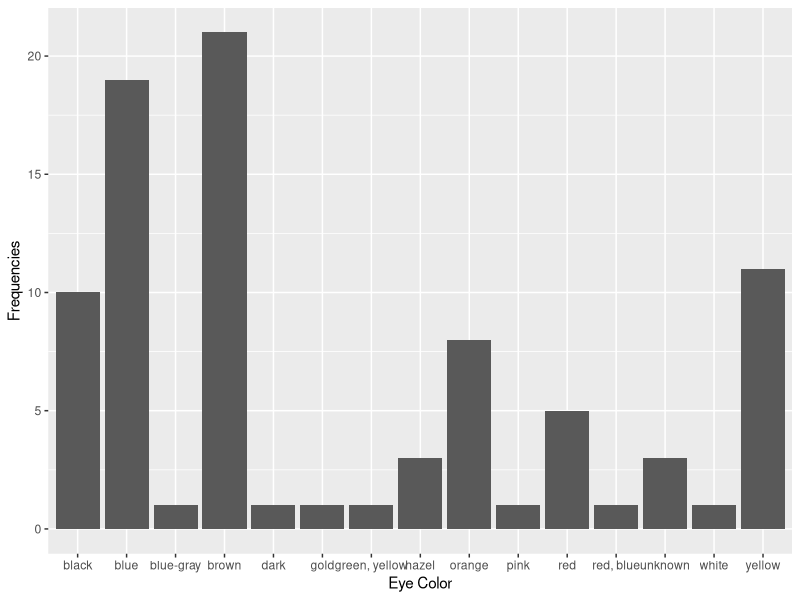
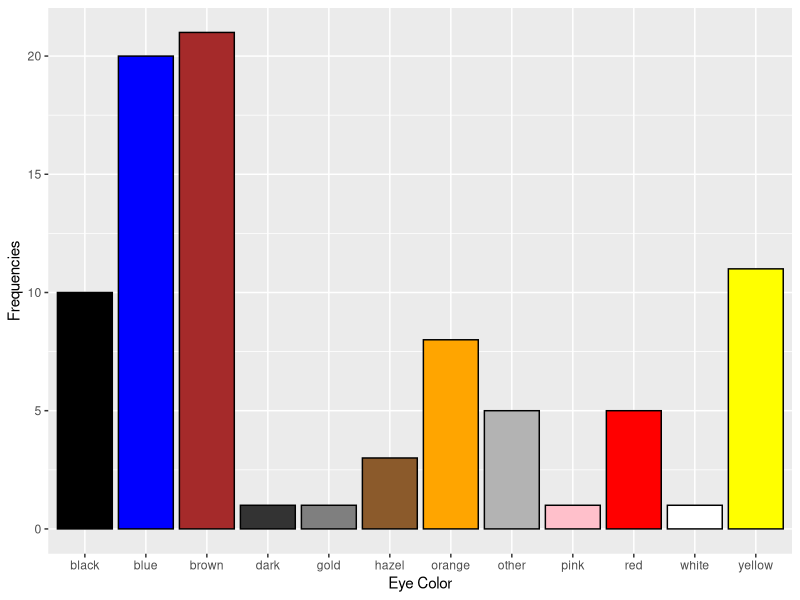
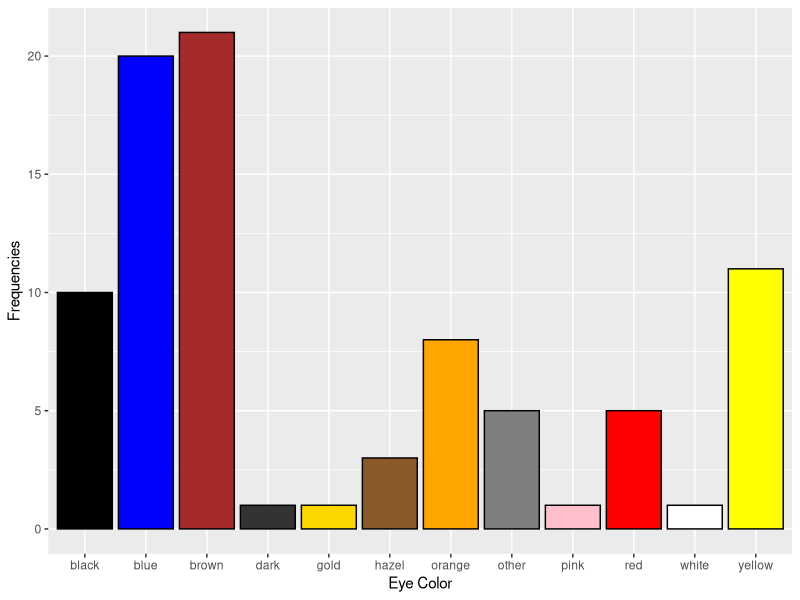
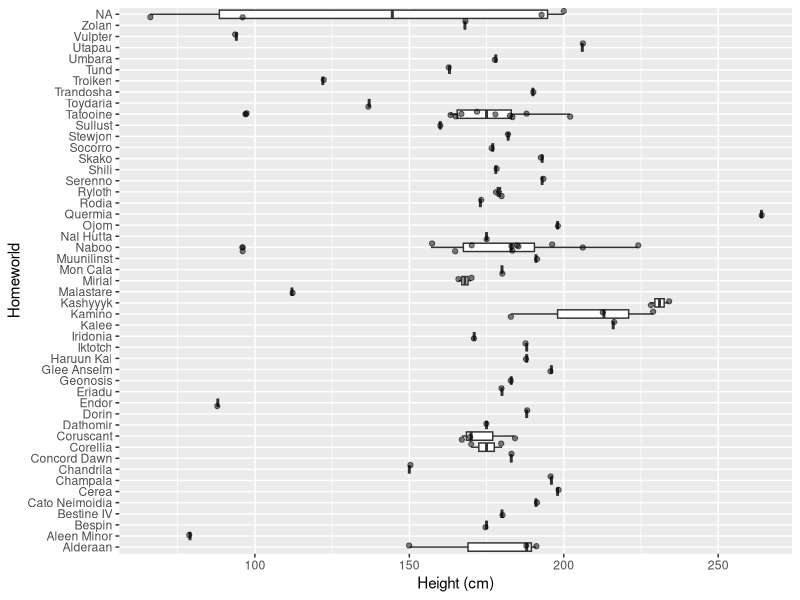
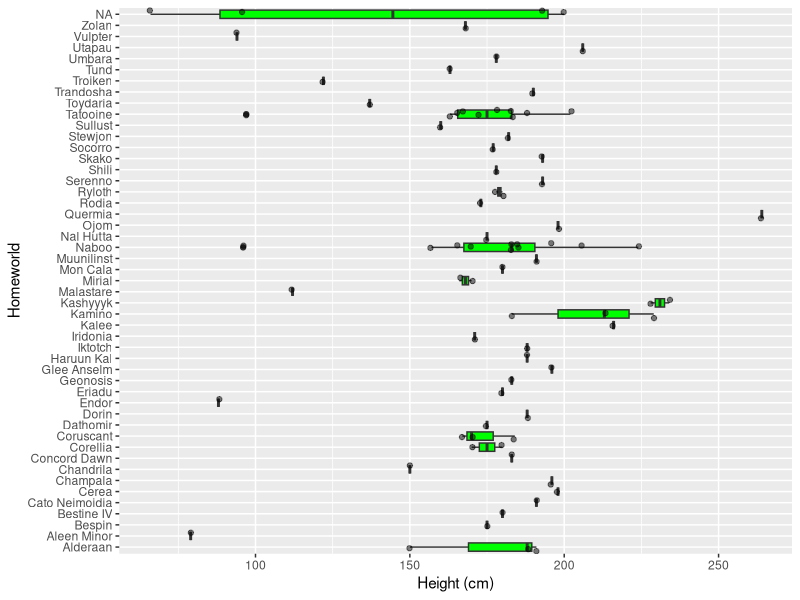
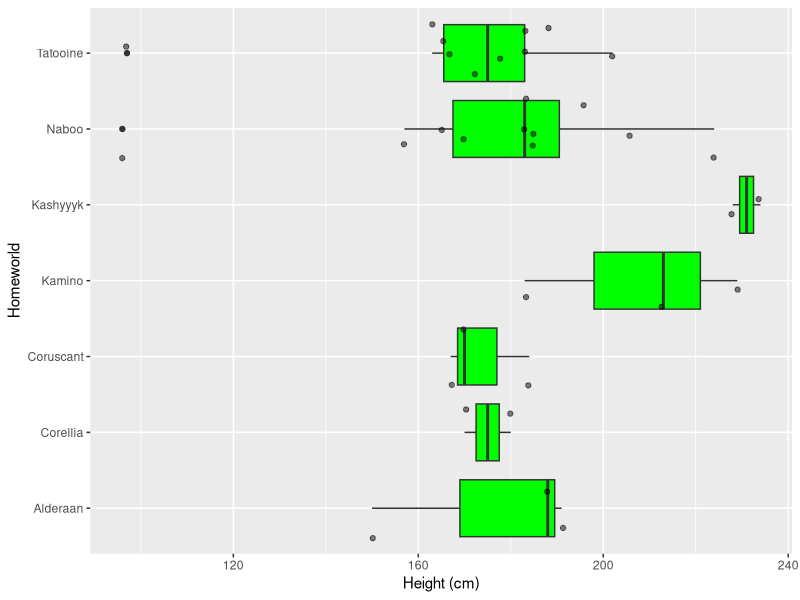
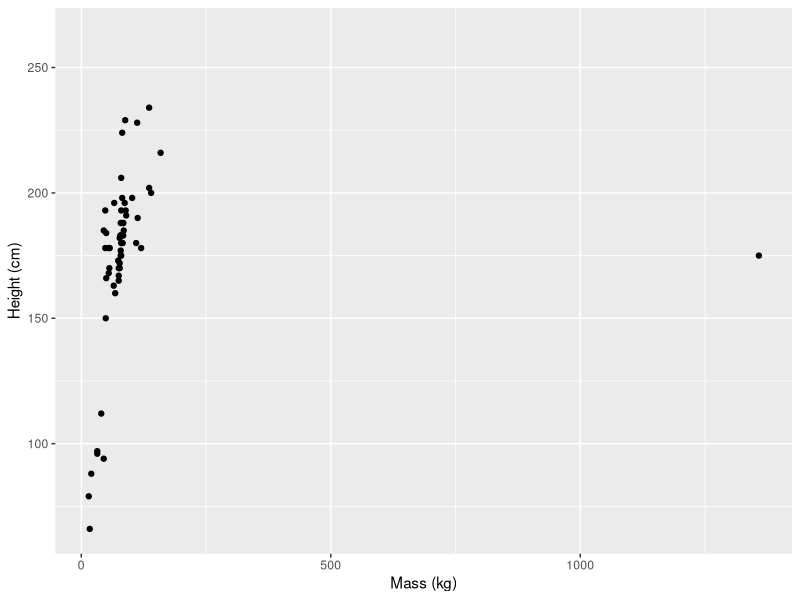
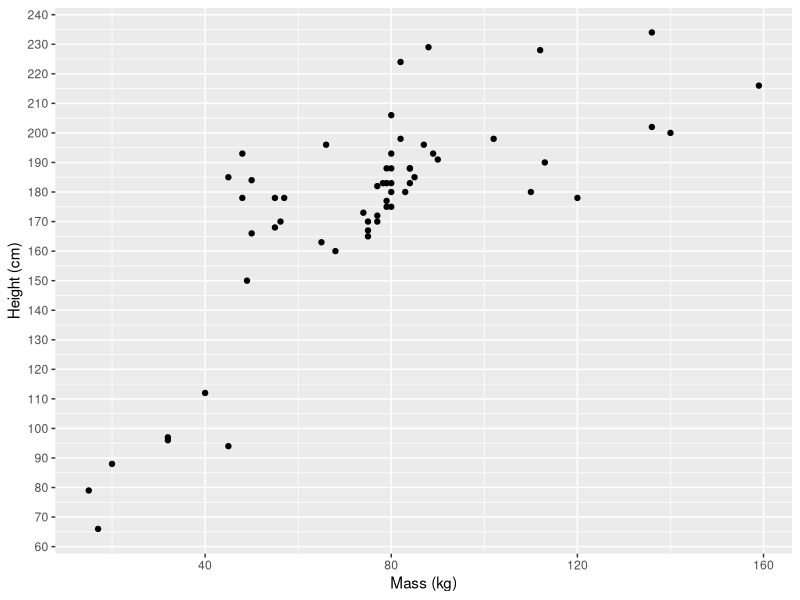

Source code (R) for these figures, in order:
## ---- chunk 1
library(tidyverse)
## ---- chunk 2
starwars
## ---- chunk 3
ggplot(starwars, aes(x = eye_color)) +
  geom_bar() +
  labs(x = "Eye Color", y = "Frequencies")
## ---- chunk 4
library(tidyverse)

starwars <- starwars |>
  mutate(eye_color = dplyr::recode(
    eye_color,
    `green, yellow` = "other",
    `red, blue` = "other",
    unknown = "other",
    `blue-gray` = "blue"
  ))

ggplot(starwars, aes(x = eye_color, fill = eye_color)) +
  geom_bar(color = "black") +
  scale_fill_manual(values = c(
    black = "black",
    blue = "blue",
    brown = "brown",
    dark = "gray20",
    green = "green",
    hazel = "tan4",
    orange = "orange",
    other = "gray70",
    pink = "pink",
    red = "red",
    white = "white",
    yellow = "yellow"
  )) +
  labs(x = "Eye Color", y = "Frequencies") +
  theme(legend.position = "none")

ggplot(starwars, aes(x = eye_color, fill = eye_color)) +
  geom_bar(color = "black") +
  scale_fill_manual(values = c(
    black = "black",
    blue = "blue",
    `blue-gray` = "steelblue",
    brown = "brown",
    dark = "gray20",
    gold = "gold",
    `green, yellow` = "greenyellow",
    hazel = "tan4",
    orange = "orange",
    pink = "pink",
    red = "red",
    `red, blue` = "purple",
    unknown = "gray70",
    white = "white",
    yellow = "yellow"
  )) +
  labs(x = "Eye Color", y = "Frequencies") +
  theme(legend.position = "none")
## ---- chunk 5
ggplot(starwars, aes(x = height, y = homeworld)) +
  geom_boxplot() +
  geom_jitter(alpha = 0.5) +
  labs(x = "Height (cm)", y = "Homeworld")
## ---- chunk 6
ggplot(starwars, aes(x = height, y = homeworld)) +
  geom_boxplot(fill = "green") +
  geom_jitter(alpha = 0.5) +
  labs(x = "Height (cm)", y = "Homeworld")
## ---- chunk 7
library(tidyverse)

ggplot(
  subset(starwars, homeworld %in% c(
    "Alderaan",
    "Corellia",
    "Coruscant",
    "Kamino",
    "Kashyyyk",
    "Naboo",
    "Tatooine"
  )),
  aes(x = height, y = homeworld)
) +
  geom_boxplot(fill = "green") +
  geom_jitter(alpha = 0.5) +
  labs(x = "Height (cm)", y = "Homeworld")
## ---- chunk 8
ggplot(starwars, aes(x = mass, y = height)) +
  geom_point() +
  labs(x = "Mass (kg)", y = "Height (cm)")
## ---- chunk 9
ggplot(subset(starwars, mass<=250), aes(x = mass, y = height)) +
  geom_point() +
  scale_y_continuous(breaks = seq(0, 250, 10)) +
  labs(x = "Mass (kg)", y = "Height (cm)")
## ---- chunk 10
ggplot(subset(starwars, mass<=250), aes(x = mass, y = height, color = gender)) +
  geom_point() +
  scale_color_manual(
    values = c(masculine = "blue", feminine = "red"),
    na.value = "green",
    name = "Gender"
  ) + 
  scale_y_continuous(breaks = seq(0, 250, 10)) +
  labs(x = "Mass (kg)", y = "Height (cm)")
## ---- chunk 11
ggplot(subset(starwars, mass<=250), aes(x = mass, y = height, color = gender)) +
  geom_point() +
  scale_color_manual(
    values = c(masculine = "#0072B2", feminine = "#D55E00"),
    na.value = "#009E73",
    name = "Gender"
  ) +
  scale_y_continuous(breaks = seq(0, 250, 10)) +
  labs(x = "Mass (kg)", y = "Height (cm)")  + theme(
  legend.box.background = element_rect(color = "black", fill = NA)
)
